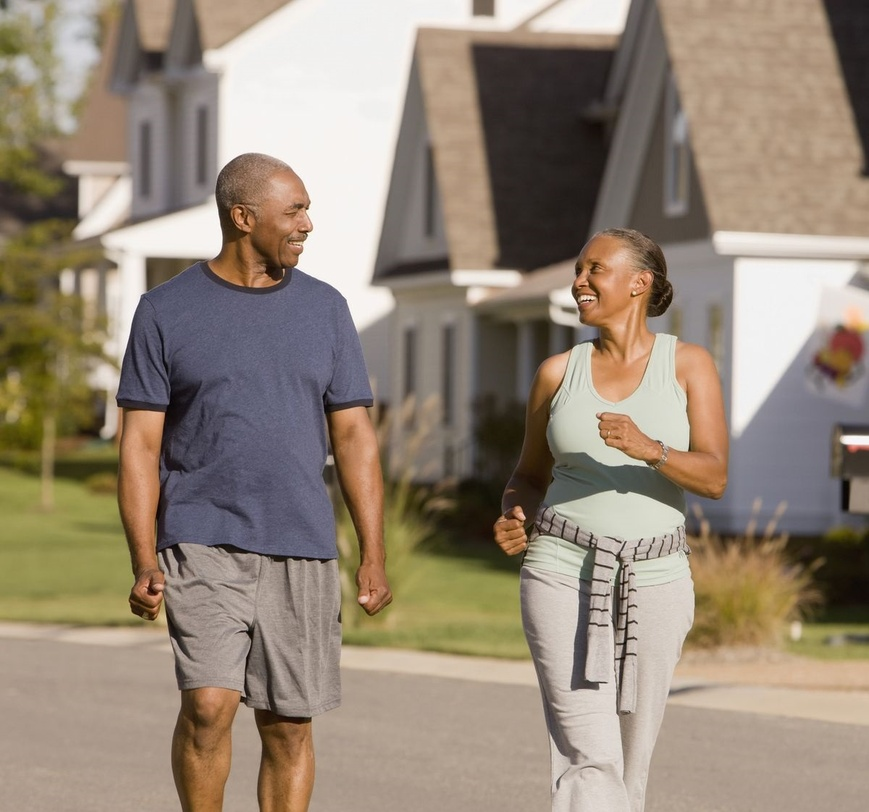
%> input picture Deblurring/a5.jpg, 869 x 812 px, shrunk from 1200 x 1122 before the run
$ octave huy_deblure_16a.m   (GNU Octave 9; MATLAB toolbox functions it lacks are replaced by stand-ins)
%> lines starting %> are read from the running program, lines starting %| are printed output that depends on the picture
clc; close all; clearvars;

%Read img_
i_s = double(rgb2gray(imread('a5.jpg')));
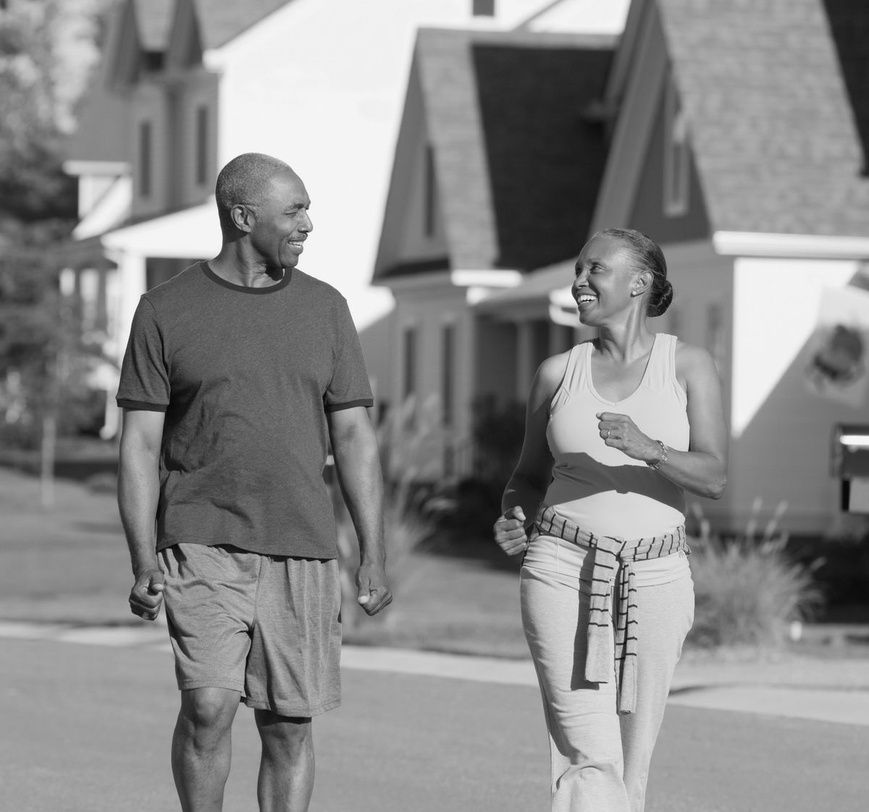
%> i_s: size 812x869 double; min 1, max 254, mean 137.5
i_f = fft2(i_s);
[row, col] = size(i_s);
%> row = 812; col = 869

figure;
subplot(321), imshow(uint8(i_s)), title('image in spatial');
subplot(322), imshow(uint8(i_f)), title('image in freq');
%> (this line was passed over: imshow is not available in this run)

h_s = ones(3,3)/9;
h_f = fft2(h_s, row, col);

subplot(323), imshow(real(h_s)), title('filter in spatial');
subplot(324), imshow(real(h_f)), title('filter in freq');

y_f = i_f.*h_f;
y_s = real(ifft2(y_f));
subplot(325), imshow(uint8(y_s)), title('recoverd img in spatial');
%> after `imshow(uint8(y_s))`:
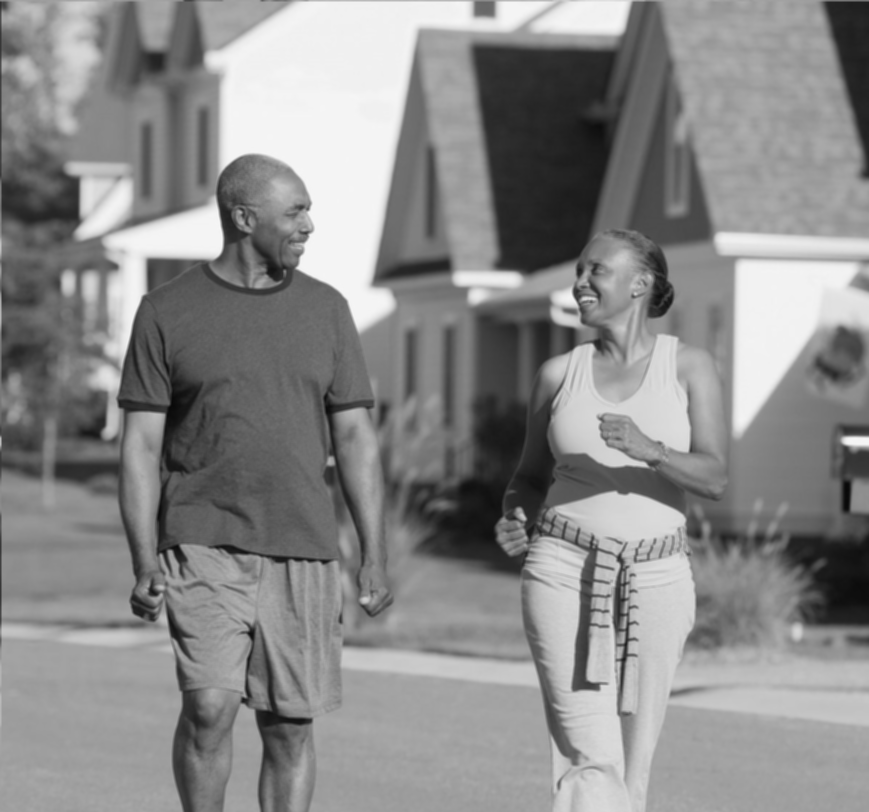
%> displayed picture: size 812x869, on the screen's scale of 0 to 255; min 8, max 247, mean 137.5
subplot(326), imshow(uint8(y_f)), title('recoverd img in freq');
%> (this line was passed over: imshow is not available in this run)
%> after `title('recoverd img in freq')`:
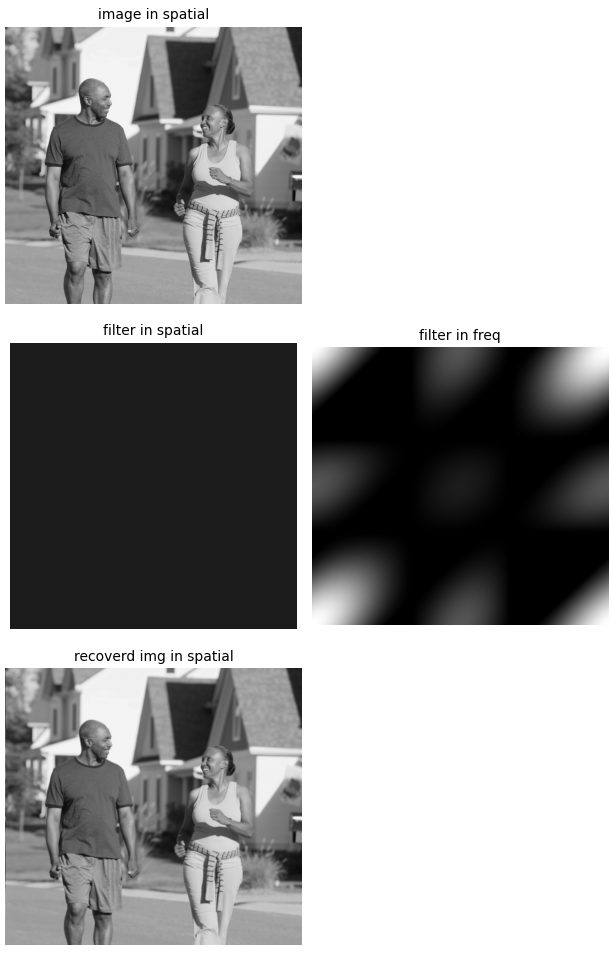
%> figure redrawn from the program's plot data, 4 panels

figure;
subplot(121), imshow(uint8(i_s)); title('original img');
subplot(122), imshow(uint8(y_s)); title('recovered img');
